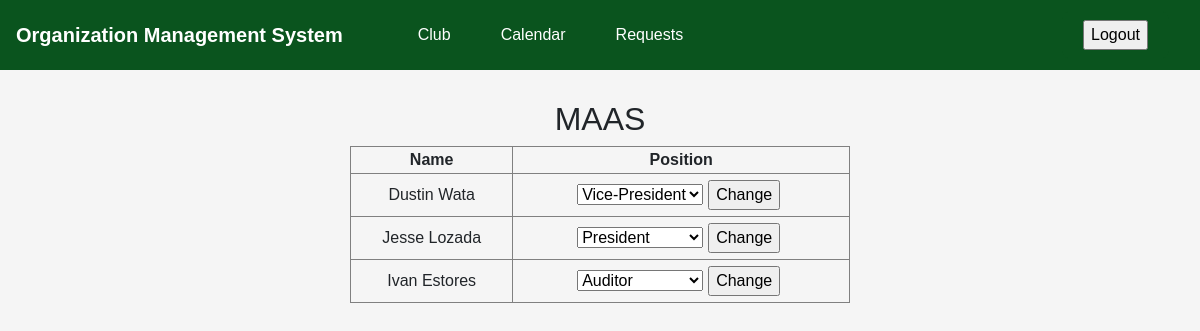
Page /faculty/club/club_details.php?club_name=MAAS on the committed database.
### tables this page shows
CREATE TABLE `student` (
  `student_id` int(10) NOT NULL,
  `first_name` varchar(255) NOT NULL,
  `last_name` varchar(255) NOT NULL,
  `course` int(10) NOT NULL,
  `club` int(10) DEFAULT NULL,
  `position` int(10) NOT NULL
);

CREATE TABLE `position` (
  `position_id` int(10) NOT NULL,
  `position_name` varchar(255) NOT NULL
);

### faculty/club/club_details.php (the view, shortened to what this page needs)
<!DOCTYPE html>
<html lang="en">
<head>
  <link href="https://maxcdn.bootstrapcdn.com/bootstrap/4.5.2/css/bootstrap.min.css" rel="stylesheet">
</head>
<body>
<?php
	$club_name = $_GET['club_name'];
	echo "<h2>".$club_name."</h2>";
?>
 <table border="1" style="margin: auto; width: 500px;">
        <tr>
            <th>Name</th>
            <th>Position</th>
        </tr>
<?php
		$club_name = $_GET['club_name'];
        $servername = "localhost";
        $username = "root";
        $password = "";
        $dbname = "website_project";
        $conn = new mysqli($servername, $username, $password, $dbname);
        $sql = "SELECT student.first_name, student.last_name, position.position_id, position.position_name FROM student
		INNER JOIN club ON club.club_id = student.club
		INNER JOIN position ON position.position_id = student.position
		WHERE club.club_name = '$club_name'";
        $result = $conn->query($sql);
        if ($result->num_rows > 0) {
            while ($row = $result->fetch_assoc()) {
                echo "<tr>";
                echo "<td>" . $row['first_name'] . " " . $row['last_name'] . "</td>";
                echo "<td>";
                echo "<form method='post' action='club_details.php?club_name=".$club_name."'>";
                echo "<select name='new_position'>";
                echo "<option value=".$row['position_name'].">". $row['position_name']."</option>";
                echo "</select>";
                echo "<input style='margin-left: 50px;margin: 5px;'type='submit' value='Change'>";
                echo "</form>";
                echo "</td>";
                echo "</tr>";
            }
        } else {
            echo "No students";
        }
?>
    </table>
</body>
</html>

### faculty/club/club_details.php (style rules this page uses)
.navbar { background-color: #0a541e; color: white; margin-bottom: 30px; }
.navbar-brand { color: white !important; font-weight: bold; margin-right: 50px; }
.navbar-nav .nav-item .nav-link { color: white !important; padding: 15px 25px; transition: background-color 0.3s; border-radius: 8px; }
.navbar-nav .nav-item:last-child { margin-right: 15px; }
.btn-logout { color: white; background-color: #0a541e; border-color: #0a541e; transition: background-color 0.3s; border-radius: 8px; padding: 8px 20px; }
body { font-family: Arial, sans-serif; background-color: #f5f5f5; text-align: center; margin: 0; }

### rows in the picture
student: first_name "Dustin", last_name "Wata", new_position "Vice-President"
student: first_name "Jesse", last_name "Lozada", new_position "President"
student: first_name "Ivan", last_name "Estores", new_position "Auditor"

### other values in the picture
$club_name "MAAS"
